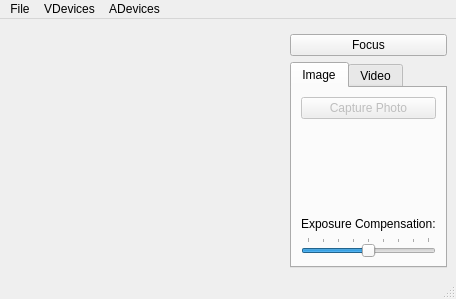
<?xml version="1.0" encoding="UTF-8"?>
<ui version="4.0">
 <class>Camera</class>
 <widget class="QMainWindow" name="Camera">
  <property name="geometry">
   <rect>
    <x>0</x>
    <y>0</y>
    <width>456</width>
    <height>299</height>
   </rect>
  </property>
  <property name="windowTitle">
   <string>Camera</string>
  </property>
  <widget class="QWidget" name="centralwidget">
   <layout class="QGridLayout" name="gridLayout_3">
    <item row="0" column="0" rowspan="3">
     <widget class="QStackedWidget" name="stackedWidget">
      <property name="sizePolicy">
       <sizepolicy hsizetype="Preferred" vsizetype="Preferred">
        <horstretch>1</horstretch>
        <verstretch>0</verstretch>
       </sizepolicy>
      </property>
      <property name="palette">
       <palette>
        <active>
         <colorrole role="Base">
          <brush brushstyle="SolidPattern">
           <color alpha="255">
            <red>255</red>
            <green>255</green>
            <blue>255</blue>
           </color>
          </brush>
         </colorrole>
         <colorrole role="Window">
          <brush brushstyle="SolidPattern">
           <color alpha="255">
            <red>145</red>
            <green>145</green>
            <blue>145</blue>
           </color>
          </brush>
         </colorrole>
        </active>
        <inactive>
         <colorrole role="Base">
          <brush brushstyle="SolidPattern">
           <color alpha="255">
            <red>255</red>
            <green>255</green>
            <blue>255</blue>
           </color>
          </brush>
         </colorrole>
         <colorrole role="Window">
          <brush brushstyle="SolidPattern">
           <color alpha="255">
            <red>145</red>
            <green>145</green>
            <blue>145</blue>
           </color>
          </brush>
         </colorrole>
        </inactive>
        <disabled>
         <colorrole role="Base">
          <brush brushstyle="SolidPattern">
           <color alpha="255">
            <red>145</red>
            <green>145</green>
            <blue>145</blue>
           </color>
          </brush>
         </colorrole>
         <colorrole role="Window">
          <brush brushstyle="SolidPattern">
           <color alpha="255">
            <red>145</red>
            <green>145</green>
            <blue>145</blue>
           </color>
          </brush>
         </colorrole>
        </disabled>
       </palette>
      </property>
      <property name="currentIndex">
       <number>0</number>
      </property>
      <widget class="QWidget" name="viewfinderPage">
       <layout class="QGridLayout" name="gridLayout_5">
        <item row="0" column="0">
         <widget class="QCameraViewfinder" name="viewfinder" native="true"/>
        </item>
       </layout>
      </widget>
      <widget class="QWidget" name="previewPage">
       <layout class="QGridLayout" name="gridLayout_4">
        <item row="0" column="0">
         <widget class="QLabel" name="lastImagePreviewLabel">
          <property name="sizePolicy">
           <sizepolicy hsizetype="Preferred" vsizetype="MinimumExpanding">
            <horstretch>0</horstretch>
            <verstretch>0</verstretch>
           </sizepolicy>
          </property>
          <property name="frameShape">
           <enum>QFrame::Box</enum>
          </property>
          <property name="text">
           <string/>
          </property>
         </widget>
        </item>
       </layout>
      </widget>
     </widget>
    </item>
    <item row="1" column="1" colspan="2">
     <widget class="QPushButton" name="lockButton">
      <property name="text">
       <string>Focus</string>
      </property>
     </widget>
    </item>
    <item row="2" column="1" colspan="2">
     <widget class="QTabWidget" name="captureWidget">
      <property name="currentIndex">
       <number>0</number>
      </property>
      <widget class="QWidget" name="tab_2">
       <attribute name="title">
        <string>Image</string>
       </attribute>
       <layout class="QGridLayout" name="gridLayout">
        <item row="0" column="0">
         <widget class="QPushButton" name="takeImageButton">
          <property name="enabled">
           <bool>false</bool>
          </property>
          <property name="text">
           <string>Capture Photo</string>
          </property>
          <property name="icon">
           <iconset resource="MediaPushWindow.qrc">
            <normaloff>:/images/shutter.svg</normaloff>:/images/shutter.svg</iconset>
          </property>
         </widget>
        </item>
        <item row="1" column="0">
         <spacer name="verticalSpacer_2">
          <property name="orientation">
           <enum>Qt::Vertical</enum>
          </property>
          <property name="sizeHint" stdset="0">
           <size>
            <width>20</width>
            <height>161</height>
           </size>
          </property>
         </spacer>
        </item>
        <item row="2" column="0">
         <widget class="QLabel" name="label">
          <property name="text">
           <string>Exposure Compensation:</string>
          </property>
         </widget>
        </item>
        <item row="3" column="0">
         <widget class="QSlider" name="exposureCompensation">
          <property name="minimum">
           <number>-4</number>
          </property>
          <property name="maximum">
           <number>4</number>
          </property>
          <property name="pageStep">
           <number>2</number>
          </property>
          <property name="orientation">
           <enum>Qt::Horizontal</enum>
          </property>
          <property name="tickPosition">
           <enum>QSlider::TicksAbove</enum>
          </property>
         </widget>
        </item>
       </layout>
      </widget>
      <widget class="QWidget" name="tab">
       <attribute name="title">
        <string>Video</string>
       </attribute>
       <layout class="QGridLayout" name="gridLayout_2">
        <item row="0" column="0">
         <widget class="QPushButton" name="recordButton">
          <property name="text">
           <string>Record</string>
          </property>
         </widget>
        </item>
        <item row="1" column="0">
         <widget class="QPushButton" name="pauseButton">
          <property name="text">
           <string>Pause</string>
          </property>
         </widget>
        </item>
        <item row="2" column="0">
         <widget class="QPushButton" name="stopButton">
          <property name="text">
           <string>Stop</string>
          </property>
         </widget>
        </item>
        <item row="3" column="0">
         <spacer name="verticalSpacer">
          <property name="orientation">
           <enum>Qt::Vertical</enum>
          </property>
          <property name="sizeHint" stdset="0">
           <size>
            <width>20</width>
            <height>76</height>
           </size>
          </property>
         </spacer>
        </item>
        <item row="4" column="0">
         <widget class="QPushButton" name="muteButton">
          <property name="text">
           <string>Mute</string>
          </property>
          <property name="checkable">
           <bool>true</bool>
          </property>
         </widget>
        </item>
       </layout>
      </widget>
     </widget>
    </item>
   </layout>
  </widget>
  <widget class="QMenuBar" name="menubar">
   <property name="geometry">
    <rect>
     <x>0</x>
     <y>0</y>
     <width>456</width>
     <height>18</height>
    </rect>
   </property>
   <widget class="QMenu" name="menuFile">
    <property name="title">
     <string>File</string>
    </property>
    <addaction name="actionStart"/>
    <addaction name="actionStop"/>
    <addaction name="separator"/>
    <addaction name="actionSettings"/>
    <addaction name="separator"/>
    <addaction name="actionExit"/>
   </widget>
   <widget class="QMenu" name="menuVDevices">
    <property name="title">
     <string>VDevices</string>
    </property>
   </widget>
   <widget class="QMenu" name="menuADevices">
    <property name="title">
     <string>ADevices</string>
    </property>
   </widget>
   <addaction name="menuFile"/>
   <addaction name="menuVDevices"/>
   <addaction name="menuADevices"/>
  </widget>
  <widget class="QStatusBar" name="statusbar"/>
  <action name="actionExit">
   <property name="text">
    <string>Exit</string>
   </property>
  </action>
  <action name="actionStart">
   <property name="text">
    <string>Start </string>
   </property>
  </action>
  <action name="actionStop">
   <property name="text">
    <string>Stop</string>
   </property>
  </action>
  <action name="actionSettings">
   <property name="text">
    <string>Settings</string>
   </property>
  </action>
 </widget>
 <customwidgets>
  <customwidget>
   <class>QCameraViewfinder</class>
   <extends>QWidget</extends>
   <header>qcameraviewfinder.h</header>
   <container>1</container>
  </customwidget>
 </customwidgets>
 <resources>
  <include location="MediaPushWindow.qrc"/>
 </resources>
 <connections>
  <connection>
   <sender>actionExit</sender>
   <signal>triggered()</signal>
   <receiver>Camera</receiver>
   <slot>close()</slot>
   <hints>
    <hint type="sourcelabel">
     <x>-1</x>
     <y>-1</y>
    </hint>
    <hint type="destinationlabel">
     <x>154</x>
     <y>130</y>
    </hint>
   </hints>
  </connection>
  <connection>
   <sender>takeImageButton</sender>
   <signal>clicked()</signal>
   <receiver>Camera</receiver>
   <slot>takeImage()</slot>
   <hints>
    <hint type="sourcelabel">
     <x>527</x>
     <y>90</y>
    </hint>
    <hint type="destinationlabel">
     <x>603</x>
     <y>169</y>
    </hint>
   </hints>
  </connection>
  <connection>
   <sender>lockButton</sender>
   <signal>clicked()</signal>
   <receiver>Camera</receiver>
   <slot>toggleLock()</slot>
   <hints>
    <hint type="sourcelabel">
     <x>537</x>
     <y>44</y>
    </hint>
    <hint type="destinationlabel">
     <x>453</x>
     <y>119</y>
    </hint>
   </hints>
  </connection>
  <connection>
   <sender>muteButton</sender>
   <signal>toggled(bool)</signal>
   <receiver>Camera</receiver>
   <slot>setMuted(bool)</slot>
   <hints>
    <hint type="sourcelabel">
     <x>514</x>
     <y>91</y>
    </hint>
    <hint type="destinationlabel">
     <x>5</x>
     <y>280</y>
    </hint>
   </hints>
  </connection>
  <connection>
   <sender>exposureCompensation</sender>
   <signal>valueChanged(int)</signal>
   <receiver>Camera</receiver>
   <slot>setExposureCompensation(int)</slot>
   <hints>
    <hint type="sourcelabel">
     <x>527</x>
     <y>264</y>
    </hint>
    <hint type="destinationlabel">
     <x>665</x>
     <y>365</y>
    </hint>
   </hints>
  </connection>
  <connection>
   <sender>actionSettings</sender>
   <signal>triggered()</signal>
   <receiver>Camera</receiver>
   <slot>configureCaptureSettings()</slot>
   <hints>
    <hint type="sourcelabel">
     <x>-1</x>
     <y>-1</y>
    </hint>
    <hint type="destinationlabel">
     <x>333</x>
     <y>210</y>
    </hint>
   </hints>
  </connection>
  <connection>
   <sender>actionStart</sender>
   <signal>triggered()</signal>
   <receiver>Camera</receiver>
   <slot>start()</slot>
   <hints>
    <hint type="sourcelabel">
     <x>-1</x>
     <y>-1</y>
    </hint>
    <hint type="destinationlabel">
     <x>333</x>
     <y>210</y>
    </hint>
   </hints>
  </connection>
  <connection>
   <sender>actionStop</sender>
   <signal>triggered()</signal>
   <receiver>Camera</receiver>
   <slot>stop()</slot>
   <hints>
    <hint type="sourcelabel">
     <x>-1</x>
     <y>-1</y>
    </hint>
    <hint type="destinationlabel">
     <x>227</x>
     <y>149</y>
    </hint>
   </hints>
  </connection>
 </connections>
 <slots>
  <slot>enablePreview(bool)</slot>
  <slot>configureCaptureSettings()</slot>
  <slot>takeImage()</slot>
  <slot>start()</slot>
  <slot>toggleLock()</slot>
  <slot>setMuted(bool)</slot>
  <slot>stop()</slot>
  <slot>setExposureCompensation(int)</slot>
 </slots>
</ui>
